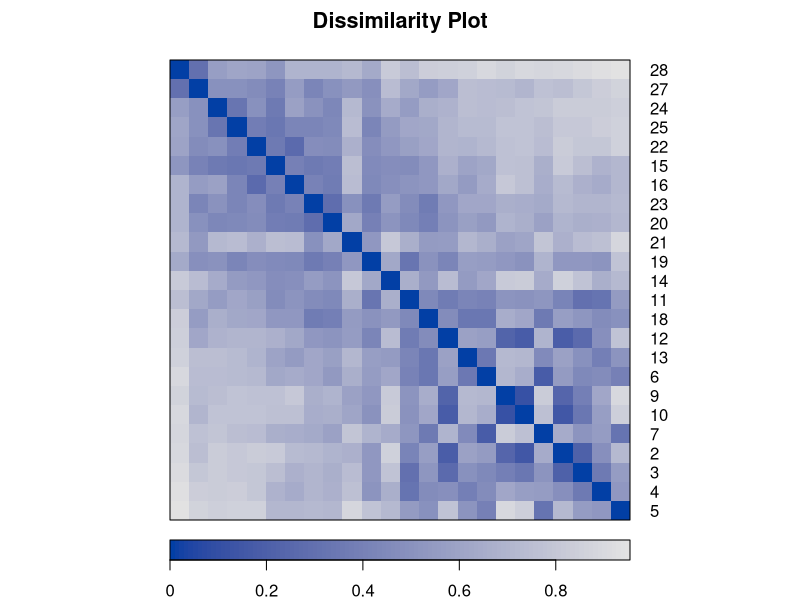
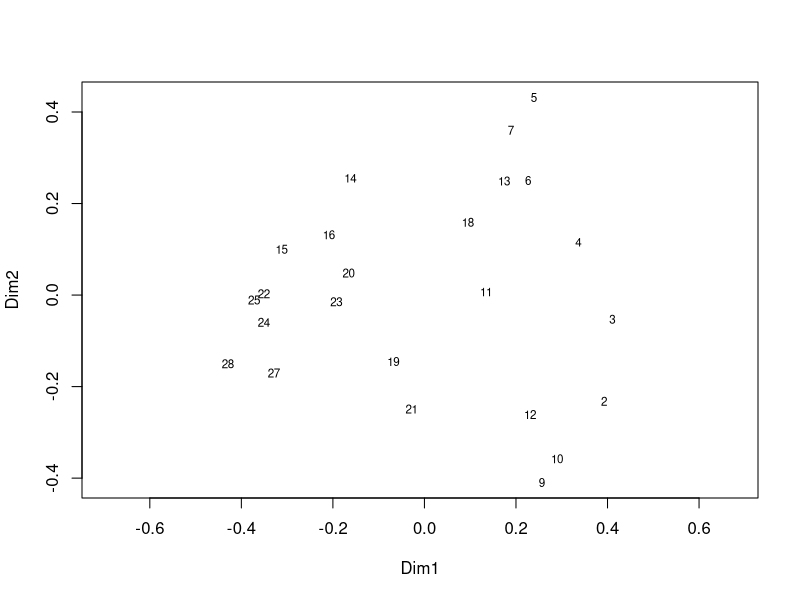
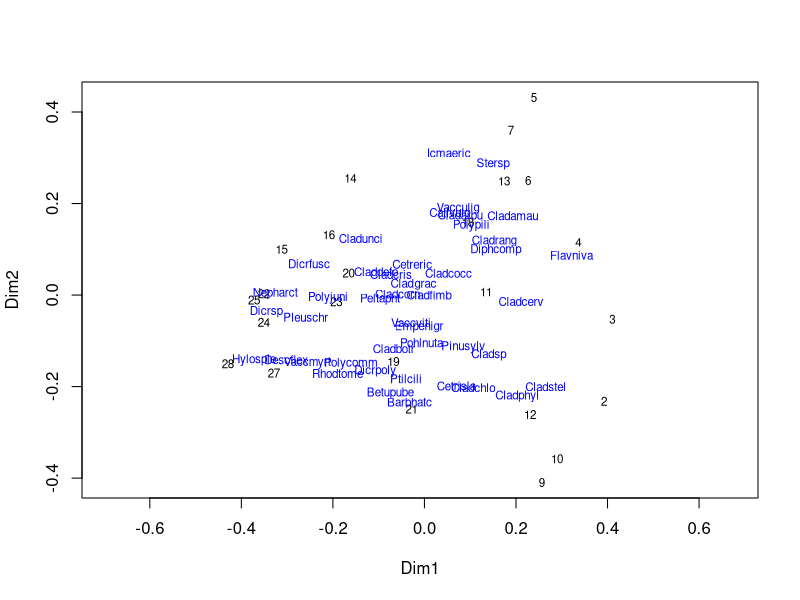
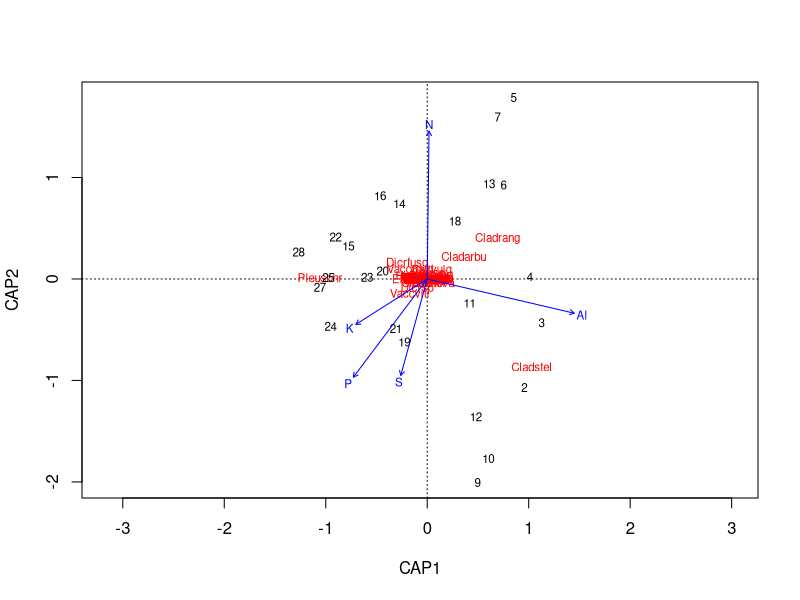
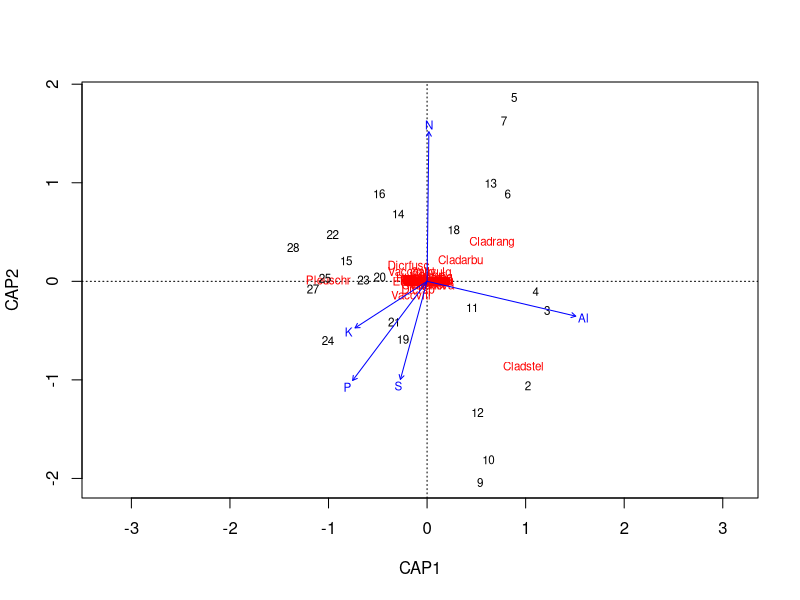

These charts were generated, in order, by the following R code:
## ---- chunk 1
knitr::opts_chunk$set(echo = FALSE)
library(vegan)
library(tidyverse)
library(ggplot2)
library(seriation)
## ---- chunk 2
data("varespec")
str(varespec)
## ---- chunk 3
brC <- vegdist(varespec, method = 'bray')
brC
class(brC)
## ---- chunk 4
dissplot(brC)
## ---- chunk 5
bc_plant <- cmdscale(brC, eig= TRUE)
bc_plant

## ---- chunk 6
ordiplot(bc_plant, display = 'sites', type = 'text')
## ---- chunk 7
spe.plants <- wascores(x = bc_plant$points, w = varespec)
ordiplot(bc_plant, display = 'sites', type = 'text')
text(spe.plants, labels = rownames(spe.plants), col = 'blue', cex = 0.7)
## ---- chunk 8
data("varechem")
plant.dbRDA <- capscale(varespec ~ N + P + K + Al + S, varechem, dist="bray")
plant.dbRDA
## ---- chunk 9
summary(plant.dbRDA)
## ---- chunk 10
plot(plant.dbRDA, scaling  = 2)
## ---- chunk 11
anova(plant.dbRDA, step = 1000)
anova(plant.dbRDA, step = 1000, by = 'term')
## ---- chunk 12
plant.dbRDA_add <- capscale(varespec ~ N + P + K + Al + S, varechem, dist="bray", add = TRUE)
plant.dbRDA_add
## ---- chunk 13
summary(plant.dbRDA_add)

## ---- chunk 14
plot(plant.dbRDA_add, scaling  = 2)
## ---- chunk 15
anova(plant.dbRDA_add, step = 1000)
